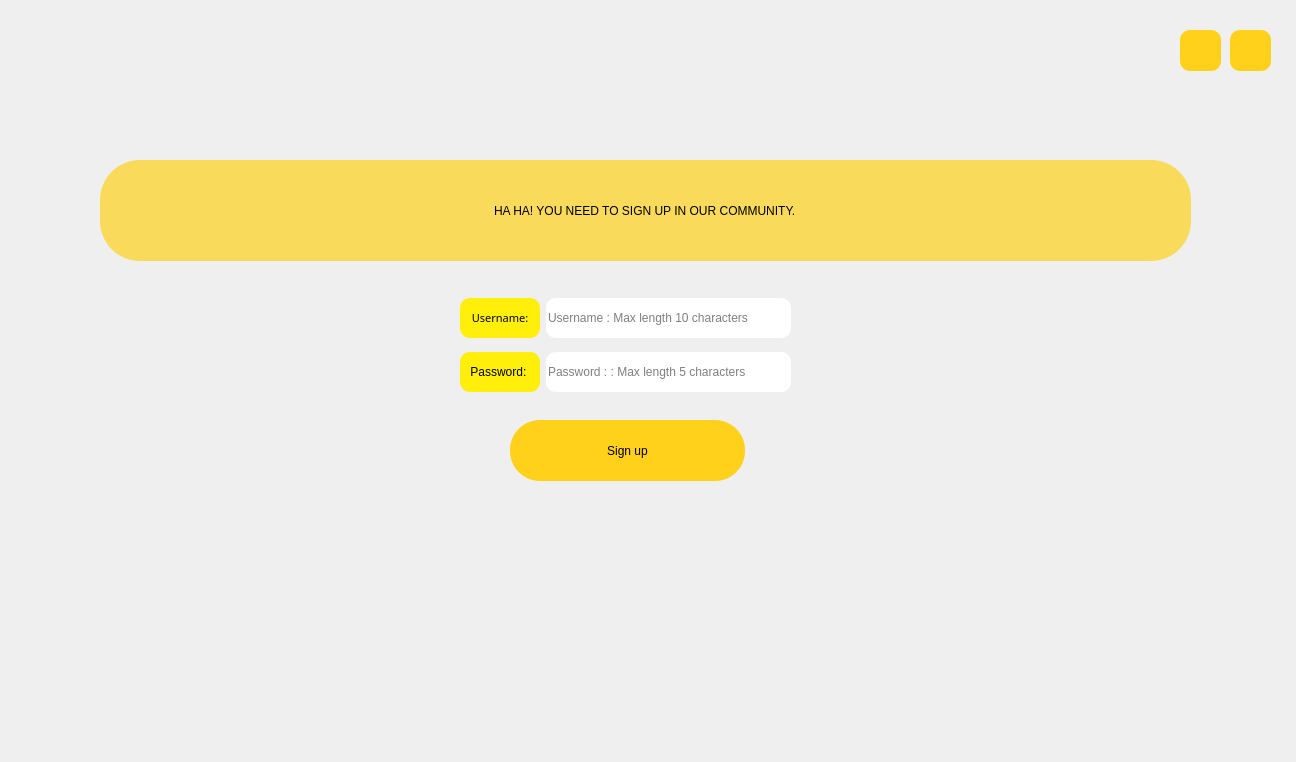
<?xml version="1.0" encoding="UTF-8"?>
<ui version="4.0">
 <class>sign_up</class>
 <widget class="QMainWindow" name="sign_up">
  <property name="windowModality">
   <enum>Qt::NonModal</enum>
  </property>
  <property name="geometry">
   <rect>
    <x>0</x>
    <y>0</y>
    <width>1296</width>
    <height>762</height>
   </rect>
  </property>
  <property name="minimumSize">
   <size>
    <width>1296</width>
    <height>762</height>
   </size>
  </property>
  <property name="maximumSize">
   <size>
    <width>1296</width>
    <height>762</height>
   </size>
  </property>
  <property name="windowTitle">
   <string>MainWindow</string>
  </property>
  <property name="styleSheet">
   <string notr="true">#centralwidget
{
	border-image: url(:/new/photos/bookshelves.jpg);
}
QPushButton
{
color: rgb(0, 0, 0);
background-color: rgb(255, 209, 26);
font: 18pt &quot;Tw Cen MT Condensed Extra Bold&quot;;
border-radius: 30px;
}
QPushButton:hover
{
	background-color: rgb(0, 0, 0);
	color: rgb(255, 209, 26);
}
QPushButton:hover#closeButton
{
	background-color: rgb(151, 85, 18);
}
QPushButton:hover#menuButton
{
	background-color: rgb(151, 85, 18);
}</string>
  </property>
  <widget class="QWidget" name="centralwidget">
   <widget class="QWidget" name="formLayoutWidget">
    <property name="geometry">
     <rect>
      <x>450</x>
      <y>290</y>
      <width>351</width>
      <height>111</height>
     </rect>
    </property>
    <layout class="QFormLayout" name="formLayout">
     <property name="leftMargin">
      <number>10</number>
     </property>
     <property name="rightMargin">
      <number>10</number>
     </property>
     <item row="0" column="0">
      <widget class="QLabel" name="label_name">
       <property name="sizePolicy">
        <sizepolicy hsizetype="Fixed" vsizetype="Fixed">
         <horstretch>80</horstretch>
         <verstretch>40</verstretch>
        </sizepolicy>
       </property>
       <property name="minimumSize">
        <size>
         <width>80</width>
         <height>40</height>
        </size>
       </property>
       <property name="baseSize">
        <size>
         <width>80</width>
         <height>40</height>
        </size>
       </property>
       <property name="font">
        <font>
         <family>Mj_Parand</family>
         <pointsize>8</pointsize>
         <weight>9</weight>
         <italic>false</italic>
         <bold>false</bold>
        </font>
       </property>
       <property name="styleSheet">
        <string notr="true">border-radius: 10px ;
font: 75 8pt &quot;Mj_Parand&quot;;
background-color: rgb(255, 239, 11);
color: rgb(0, 0, 0);
</string>
       </property>
       <property name="text">
        <string> Username: </string>
       </property>
       <property name="alignment">
        <set>Qt::AlignCenter</set>
       </property>
      </widget>
     </item>
     <item row="0" column="1">
      <widget class="QLineEdit" name="lineEdit_name">
       <property name="minimumSize">
        <size>
         <width>0</width>
         <height>40</height>
        </size>
       </property>
       <property name="toolTip">
        <string>Username</string>
       </property>
       <property name="styleSheet">
        <string notr="true">font: 75 8pt &quot;Segoe UI&quot;;
color: rgb(0, 0, 0);
border-radius: 10px ;</string>
       </property>
       <property name="inputMask">
        <string/>
       </property>
       <property name="maxLength">
        <number>10</number>
       </property>
       <property name="placeholderText">
        <string>Username : Max length 10 characters</string>
       </property>
      </widget>
     </item>
     <item row="2" column="0">
      <widget class="QLabel" name="label_pass">
       <property name="sizePolicy">
        <sizepolicy hsizetype="Fixed" vsizetype="Fixed">
         <horstretch>0</horstretch>
         <verstretch>0</verstretch>
        </sizepolicy>
       </property>
       <property name="minimumSize">
        <size>
         <width>80</width>
         <height>40</height>
        </size>
       </property>
       <property name="styleSheet">
        <string notr="true">font: 75 8pt &quot;Mj_Parand&quot;;
background-color: rgb(255, 239, 11);
color: rgb(0, 0, 0);
border-radius: 10px ;</string>
       </property>
       <property name="text">
        <string> Password:  </string>
       </property>
       <property name="alignment">
        <set>Qt::AlignCenter</set>
       </property>
      </widget>
     </item>
     <item row="2" column="1">
      <widget class="QLineEdit" name="lineEdit_pass">
       <property name="sizePolicy">
        <sizepolicy hsizetype="Expanding" vsizetype="Expanding">
         <horstretch>0</horstretch>
         <verstretch>0</verstretch>
        </sizepolicy>
       </property>
       <property name="minimumSize">
        <size>
         <width>0</width>
         <height>40</height>
        </size>
       </property>
       <property name="toolTip">
        <string>&lt;html&gt;&lt;head/&gt;&lt;body&gt;&lt;p&gt;Password&lt;/p&gt;&lt;/body&gt;&lt;/html&gt;</string>
       </property>
       <property name="whatsThis">
        <string/>
       </property>
       <property name="accessibleName">
        <string/>
       </property>
       <property name="styleSheet">
        <string notr="true">font: 75 8pt &quot;Segoe UI&quot;;
color: rgb(0, 0, 0);
border-radius: 10px ;</string>
       </property>
       <property name="inputMask">
        <string/>
       </property>
       <property name="maxLength">
        <number>5</number>
       </property>
       <property name="echoMode">
        <enum>QLineEdit::Password</enum>
       </property>
       <property name="placeholderText">
        <string>Password : : Max length 5 characters</string>
       </property>
      </widget>
     </item>
    </layout>
   </widget>
   <widget class="QLineEdit" name="lineEdit_3">
    <property name="geometry">
     <rect>
      <x>100</x>
      <y>160</y>
      <width>1091</width>
      <height>101</height>
     </rect>
    </property>
    <property name="cursor">
     <cursorShape>ArrowCursor</cursorShape>
    </property>
    <property name="autoFillBackground">
     <bool>false</bool>
    </property>
    <property name="styleSheet">
     <string notr="true">color: rgb(0, 0, 0);
background-color: rgb(255, 209, 26,0.7);
font: 20pt &quot;Snap ITC&quot;;
border-radius: 40px;
</string>
    </property>
    <property name="text">
     <string>HA HA! YOU NEED TO SIGN UP IN OUR COMMUNITY.</string>
    </property>
    <property name="frame">
     <bool>true</bool>
    </property>
    <property name="echoMode">
     <enum>QLineEdit::Normal</enum>
    </property>
    <property name="alignment">
     <set>Qt::AlignCenter</set>
    </property>
   </widget>
   <widget class="QPushButton" name="sign_up_Button">
    <property name="geometry">
     <rect>
      <x>510</x>
      <y>420</y>
      <width>235</width>
      <height>61</height>
     </rect>
    </property>
    <property name="cursor">
     <cursorShape>PointingHandCursor</cursorShape>
    </property>
    <property name="toolTip">
     <string>&lt;html&gt;&lt;head/&gt;&lt;body&gt;&lt;p&gt;&lt;span style=&quot; font-size:7pt;&quot;&gt;Sign up&lt;/span&gt;&lt;/p&gt;&lt;/body&gt;&lt;/html&gt;</string>
    </property>
    <property name="styleSheet">
     <string notr="true"/>
    </property>
    <property name="text">
     <string>Sign up</string>
    </property>
   </widget>
   <widget class="QPushButton" name="closeButton">
    <property name="geometry">
     <rect>
      <x>1230</x>
      <y>30</y>
      <width>41</width>
      <height>41</height>
     </rect>
    </property>
    <property name="toolTip">
     <string>Close the app</string>
    </property>
    <property name="styleSheet">
     <string notr="true">border-radius: 10px;</string>
    </property>
    <property name="text">
     <string/>
    </property>
    <property name="icon">
     <iconset resource="icons.qrc">
      <normaloff>:/icons/icons/error.png</normaloff>:/icons/icons/error.png</iconset>
    </property>
    <property name="iconSize">
     <size>
      <width>30</width>
      <height>30</height>
     </size>
    </property>
   </widget>
   <widget class="QPushButton" name="menuButton">
    <property name="geometry">
     <rect>
      <x>1180</x>
      <y>30</y>
      <width>41</width>
      <height>41</height>
     </rect>
    </property>
    <property name="toolTip">
     <string>Back to main menu</string>
    </property>
    <property name="styleSheet">
     <string notr="true">border-radius: 10px;</string>
    </property>
    <property name="text">
     <string/>
    </property>
    <property name="icon">
     <iconset resource="icons.qrc">
      <normaloff>:/icons/icons/previous.png</normaloff>:/icons/icons/previous.png</iconset>
    </property>
    <property name="iconSize">
     <size>
      <width>30</width>
      <height>30</height>
     </size>
    </property>
   </widget>
  </widget>
 </widget>
 <resources>
  <include location="icons.qrc"/>
 </resources>
 <connections/>
</ui>
